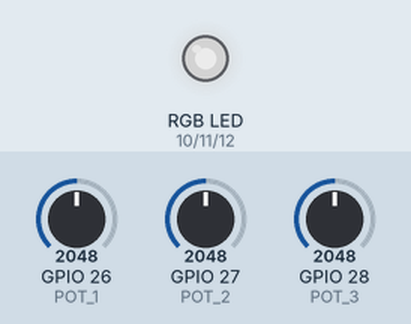
This sketch was run on a simulated ESP32-S3. Parts: an RGB LED mixed from three pins (HIGH = lit). The test bench sets the inputs (shaded band); at power-on: GPIO 26 (POT_1) = 2048, GPIO 27 (POT_2) = 2048, GPIO 28 (POT_3) = 2048. Dim RGB values are drawn brighter than linear.

Above: at 1.2 s.
1.3 s: GPIO 26 (POT_1) set to 2866
At 2.0 s:
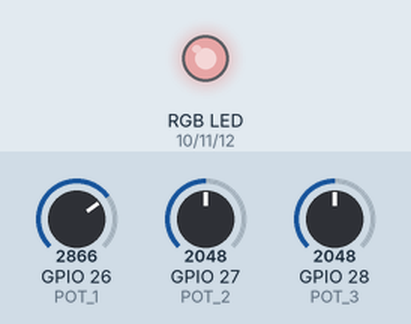
2.8 s: GPIO 27 (POT_2) set to 2866
At 3.9 s:
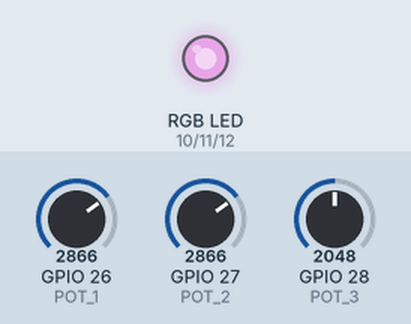
4.3 s: GPIO 28 (POT_3) set to 2866
At 4.6 s:
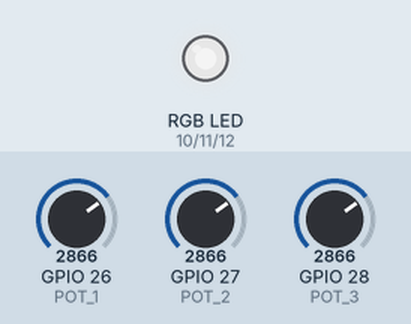
5.8 s: GPIO 26 (POT_1) set to 3603
At 6.5 s:
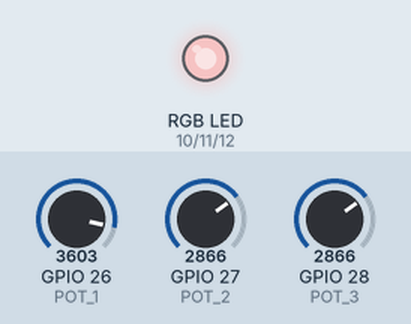
7.3 s: GPIO 27 (POT_2) set to 3603
At 8.3 s:
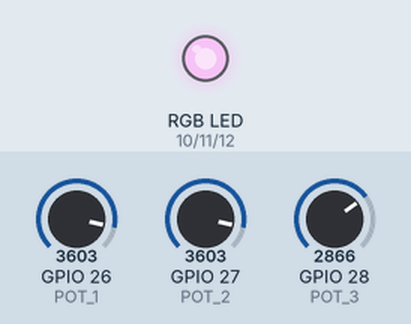
8.8 s: GPIO 28 (POT_3) set to 3603
At 9.1 s:
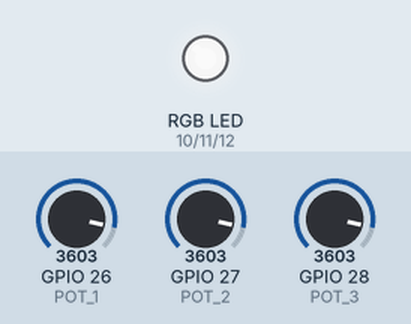
Timing chart, 0 to 11.3 s (numbered marks = the images above; inputs shaded):
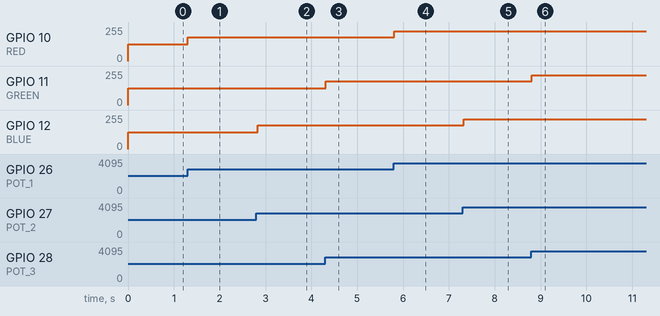

The sketch:

RGB_POT.ino
```cpp
#define RED     10
#define GREEN   11
#define BLUE    12

#define POT_1   26
#define POT_2   27
#define POT_3   28

uint16_t red, green, blue, raw_1, raw_2, raw_3;

void setup()
{
  pinMode(RED,OUTPUT);
  pinMode(GREEN,OUTPUT);
  pinMode(BLUE,OUTPUT);

  // analogReadResolution(12);
  // analogSetAttenuation(ADC_11db);

}

void loop()
{
  raw_1 = analogRead(POT_1);
  raw_2 = analogRead(POT_2);
  raw_3 = analogRead(POT_3);

  red = map(raw_1,0,4095,0,255);
  blue = map(raw_2,0,4095,0,255);
  green = map(raw_3, 0,4095,0,255);

  analogWrite(RED,red);
  analogWrite(BLUE,blue);
  analogWrite(GREEN,green);

  delay(30);
}
```

Measured:
- after the input at 1.3 s, GPIO 10 (RED): 127/255 → 178/255 at once
- after the input at 2.8 s, GPIO 12 (BLUE): 127/255 → 178/255 at once
- after the input at 4.3 s, GPIO 11 (GREEN): 127/255 → 178/255 at once
- after the input at 5.8 s, GPIO 10 (RED): 178/255 → 224/255 at once
- after the input at 7.3 s, GPIO 12 (BLUE): 178/255 → 224/255 at once
- after the input at 8.8 s, GPIO 11 (GREEN): 178/255 → 224/255 at once
